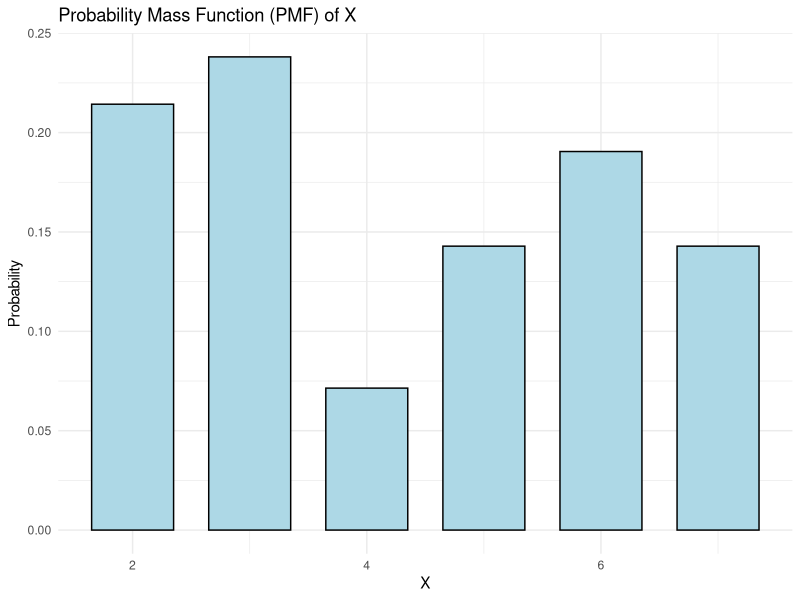

R code for this plot:
library(tidyverse)

q2 <- tibble(
  X = c(2:7),
  Pr = c(3/14, 5/21, 1/14, 1/7, 4/21, 1/7)
)

q2 %>%
  ggplot(aes(x = X, y = Pr)) +
  geom_bar(stat="identity", width=0.7, color='black', fill='lightblue') +
  labs(x = 'X',
       y = 'Probability',
       title="Probability Mass Function (PMF) of X",) +
  # scale_x_discrete(breaks = 2:7) +
  theme(text = element_text(size = 40)) +
  theme_minimal()

# Suppose your tibble is named 'data' and it has a column named 'probability'
# with the probabilities you want to calculate the CDF from.

# Sample tibble
library(tibble)

# Sample data
data <- tibble(probability = c(0.1, 0.2, 0.3, 0.4))

# Calculate CDF
data$cdf <- cumsum(data$probability)


